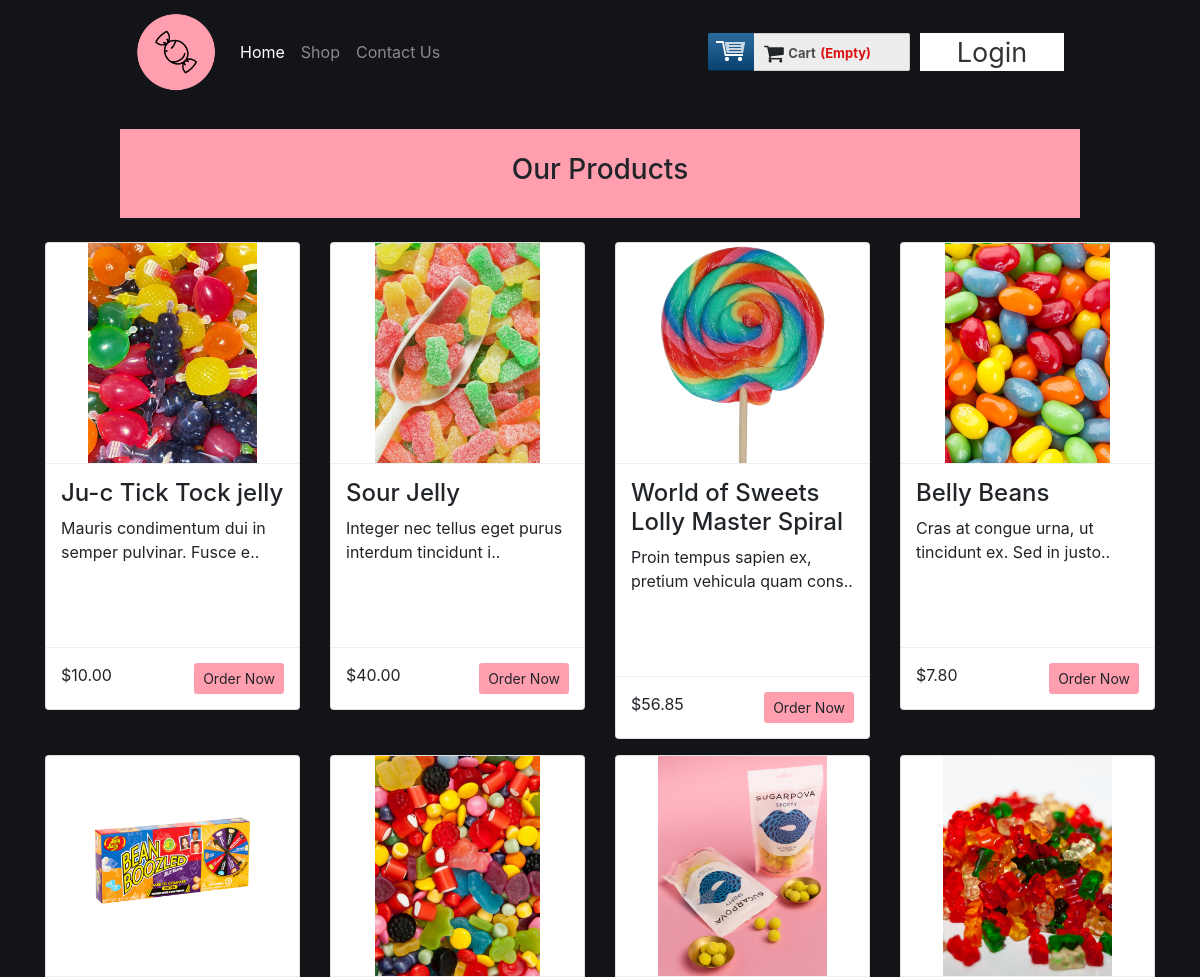
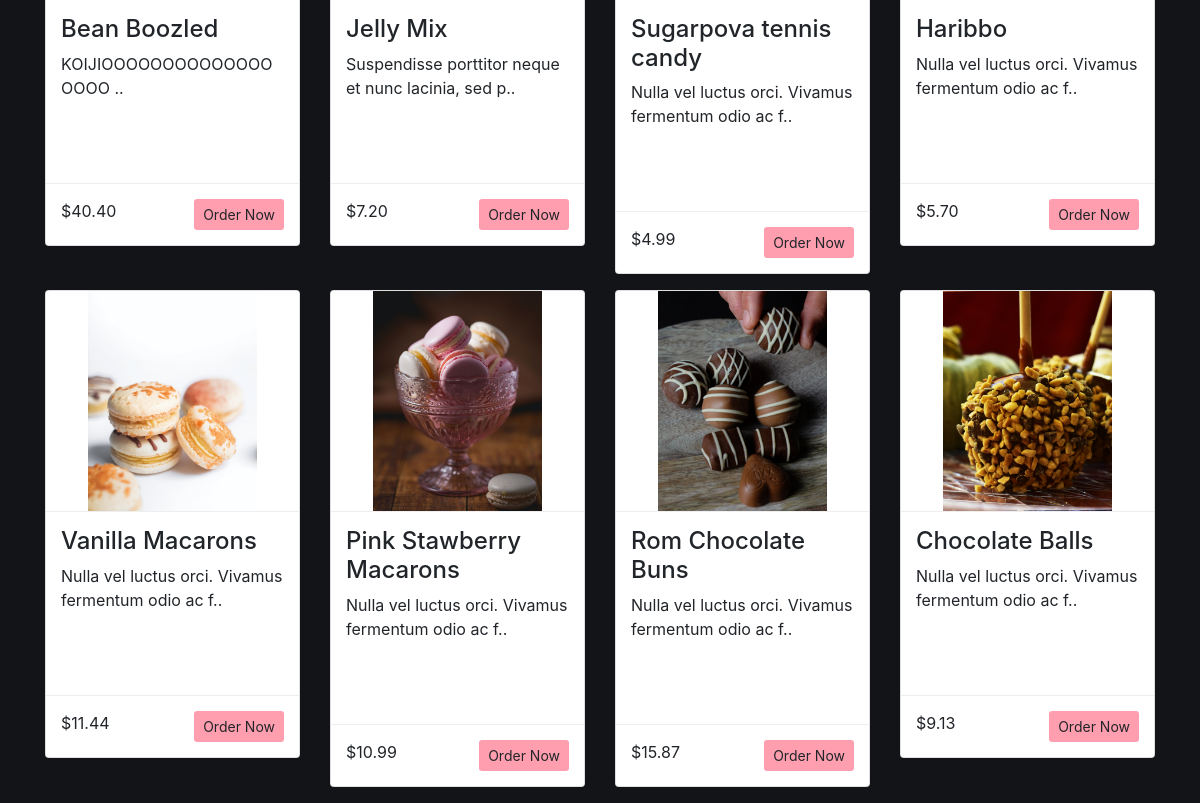
/products.php, run on the app's committed database (2 pictures, top to bottom).
### tables this page shows
CREATE TABLE `product` (
  `productId` int(11) NOT NULL,
  `productName` varchar(255) NOT NULL,
  `catId` int(11) NOT NULL,
  `brandId` int(11) NOT NULL,
  `description` text NOT NULL,
  `price` float(10,2) NOT NULL,
  `image` varchar(255) NOT NULL,
  `type` tinyint(4) NOT NULL DEFAULT 0
);

### classes/Cart.php (called while the page is built, shortened)
<?php
$filepath = realpath(dirname(__FILE__));
include_once($filepath . '/../lib/database.php');
include_once($filepath . '/../helper/format.php');
?>
<?php
class Cart
{
    private $database;
    public function __construct()
    {
        $this->database = new Database();
    }
    public function CheckCart(){
        $sessionId = session_id();
        $query = "SELECT * FROM cart WHERE sessionId = '$sessionId'";
        $result = $this->database->select($query);
        return $result;
    }
}

### lib/database.php (called while the page is built, shortened)
<?php
class database{
    public $host= "localhost";
    public $user= "root";
    public $pass= "";
    public $databaseName= "shop";
    public $conn;
    private function connectToDatabase(){
        $this->conn = new mysqli($this->host, $this->user, $this->pass, $this->databaseName);
}
    public function Select($query)
    {
        $result= $this->conn->query($query) or die($this->conn->error.__LINE__);
        if($result->num_rows > 0 )
        {
            return $result;
        }
        else return false;
    }
}
?>

### lib/session.php (called while the page is built, shortened)
<?php
class Session{
    public static function get($key){
        if(isset($_SESSION[$key]))
        {
            return $_SESSION[$key];
        }
        else return false;
    }
}
?>

### classes/Product.php (called while the page is built, shortened)
<?php
$filepath = realpath(dirname(__FILE__));
include_once($filepath . '/../lib/database.php');
include_once($filepath . '/../helper/format.php');
?>
<?php
class Product
{
    private $database;
    public function __construct()
    {
        $this->database = new Database();
    }
    public function getAllProducts()
    {
        $query = "SELECT * FROM product  ORDER BY productId ";
        $result = $this->database->select($query);
        return $result;
    }
}
?>

### helper/format.php (called while the page is built, shortened)
<?php
class Format
{
public function textShorten($text, $limit = 200){
	$text = $text. "";
	$text = substr($text, 0, $limit);
	$text = $text."..";
	return $text;
}
}
?>

### products.php (the view)
<?php include 'inc/header.php'; ?>
<div class="main">
	<div class="content">
	<div class="text-heading-bg">
		<h3 class="text-heading"> Our Products</h3>
	</div>
		<div class="container">
			<?php
	  $numOfCols = 4; $rowCount = 0; $bootstrapColWidth = 12 / $numOfCols;
	  $getFtrProduct = $product->getAllProducts();
	  if ($getFtrProduct) {
		  while ($result = $getFtrProduct->fetch_assoc()) {
		 if($rowCount % $numOfCols == 0) { ?>
		  <div class="row">
			  <?php } $rowCount++; ?>
			  <div class="col-md-<?php echo $bootstrapColWidth; ?>">
						<figure class="card card-product">
							<div class="img-product"><a href="preview.html?proid=<?php echo $result['productId'];?>">
							<img src="admin/<?php echo $result['image']; ?>" alt="product" /></a></div>
							<figcaption class="info-text-product">
								<h4 class="title"><?php echo $result['productName']; ?></h4>
								<p class="desc"><?php echo $format->textShorten($result['description'], 50); ?></p>
							</figcaption>
							<div class="bottom-info">
								<a href="productview.php?proid=<?php echo $result['productId']; ?>" class="btn btn-sm ">Order Now</a>
								<div>
									<span>$<?php echo $result['price']; ?></span>
								</div>
							</div>
						</figure>
						</div>
			<?php
    if($rowCount % $numOfCols == 0) { ?> </div> <?php } } ?>
			</div> <?php }  ?>
		</div>

### inc/header.php (shortened to what this page needs)
<?php
$filepath = realpath(dirname(__FILE__));
include_once($filepath . '/../lib/session.php');
include_once($filepath . '/../lib/database.php');
include_once($filepath . '/../helper/format.php');
$format = new Format();
$product = new Product();
$cart = new Cart();
?>
<!DOCTYPE HTML>
<head>
	<link href="css/meu.css" rel="stylesheet" type="text/css" media="all" />
	<link href="css/menu.css" rel="stylesheet" type="text/css" media="all" />
	<link rel="stylesheet" href="https://cdnjs.cloudflare.com/ajax/libs/font-awesome/4.7.0/css/font-awesome.min.css">
	<link rel="stylesheet" href="https://stackpath.bootstrapcdn.com/bootstrap/4.5.0/css/bootstrap.min.css">
</head>
<body>
	<div class="nav-menu">
		<nav class="navbar navbar-expand-lg  navbar-dark navbar-default">
			<a class="navbar-brand" href="#"><img src="assets/logo.png" alt="Logo" style="width:80px;"></a>
			<div class="collapse navbar-collapse" id="navbarSupportedContent">
				<ul class="navbar-nav mr-auto">
					<li class="nav-item active">
						<a class="nav-link" href="index.php">Home <span class="sr-only">(current)</span></a>
					</li>
					<li class="nav-item">
						<a class="nav-link" href="products.php">Shop</a>
					</li>
					<li class="nav-item">
						<a class="nav-link" href="contact.php">Contact Us</a>
					</li>
				</ul>
				<ul class="nav navbar-nav navbar-right">
					<div class="shopping_cart">
						<div class="cart">
						<span class="fa fa-shopping-cart  fa-lg "></span>
							<a href="cart.php" title="View my shopping cart">
								<span class="cart_title">Cart</span>
								<span class="no_product">
									<?php
									$getSum = $cart->CheckCart();
									if ($getSum) {
										$sum = Session::get("sum");
										echo "$" . $sum;
									} else {
										echo "(Empty)";
									}
									?>
								</span>
							</a>
						</div>
					</div>
					<div class="login">
						<?php
						$login =  Session::get("customerLogin");
						if ($login == false) {
						?>
							<a href="login.php">Login</a>
				<?php } else {
				?>
					<a href="?customerId=<?php Session::get('customerId'); ?>">Logout</a>
					</div>
			</div>
		<?php    } ?>
	</div>
	</nav>
	</div>

### css/meu.css (style rules this page uses)
body { font-size: 1em; background-color: #131418 !important; color: #ffffff; }
.text-heading { text-align: center; }
.text-heading-bg { margin-top: 2%; margin-bottom: 2%; padding: 2%; background-color: #ff9eae; margin-left: 10%; margin-right: 10%; }
.card-product .img-product { border-radius: 3px 3px 0 0; height: 220px; text-align: center; }
.card-product .img-product img { max-height: 100%; max-width: 100%; }
.card-product .info-text-product { padding: 15px; border-top: 1px solid #eee; }
.card-product .bottom-info { padding: 15px; border-top: 1px solid #eee; }
.desc { min-height: 100px; max-height: 100px; }
.bottom-info a { background-color: #ff9eae; float: right; }

### css/menu.css (style rules this page uses)
.navbar-default { margin-left:10%; margin-right:10%; background-color: #131418; }
.shopping_cart { width: 202px; padding: 0 0 0 46px; background: url(../images/header_cart.png) 0 0 no-repeat; }
.cart { height: 38px; padding: 0 0 0 10px; background: #EDEDED; border: 1px solid #CECECE; border-left: none; line-height: 36px; border-radius: 0 2px 2px 0; box-sizing: border-box; }
.shopping_cart span.cart_title { font-size:13px; font-weight:bold; color: #4F4F4F; }
.shopping_cart span.no_product { font-size:13px; font-weight:bold; color: #DD0F0E; }
.login { background-color: #fff; display: block; font-size: 27px; height: 38px; margin-left: 10px; text-align: center; width: 144px; }
.login a { color:#333; }

### data on the page
product: image (picture), productName "Ju-c Tick Tock jelly", description "Mauris condimentum dui in semper pulvinar. Fusce e..", price "10.00"
product: image (picture), productName "Sour Jelly", description "Integer nec tellus eget purus interdum tincidunt i..", price "40.00"
product: image (picture), productName "World of Sweets Lolly Master Spiral", description "Proin tempus sapien ex, pretium vehicula quam cons..", price "56.85"
product: image (picture), productName "Belly Beans", description "Cras at congue urna, ut tincidunt ex. Sed in justo..", price "7.80"
product: image (picture), productName "Bean Boozled", description "KOIJIOOOOOOOOOOOOOOOOOO ..", price "40.40"
product: image (picture), productName "Jelly Mix", description "Suspendisse porttitor neque et nunc lacinia, sed p..", price "7.20"
product: image (picture), productName "Sugarpova tennis candy", description "Nulla vel luctus orci. Vivamus fermentum odio ac f..", price "4.99"
product: image (picture), productName "Haribbo", description "Nulla vel luctus orci. Vivamus fermentum odio ac f..", price "5.70"
product: image (picture), productName "Vanilla Macarons", description "Nulla vel luctus orci. Vivamus fermentum odio ac f..", price "11.44"
product: image (picture), productName "Pink Stawberry Macarons", description "Nulla vel luctus orci. Vivamus fermentum odio ac f..", price "10.99"
product: image (picture), productName "Rom Chocolate Buns", description "Nulla vel luctus orci. Vivamus fermentum odio ac f..", price "15.87"
product: image (picture), productName "Chocolate Balls", description "Nulla vel luctus orci. Vivamus fermentum odio ac f..", price "9.13"
